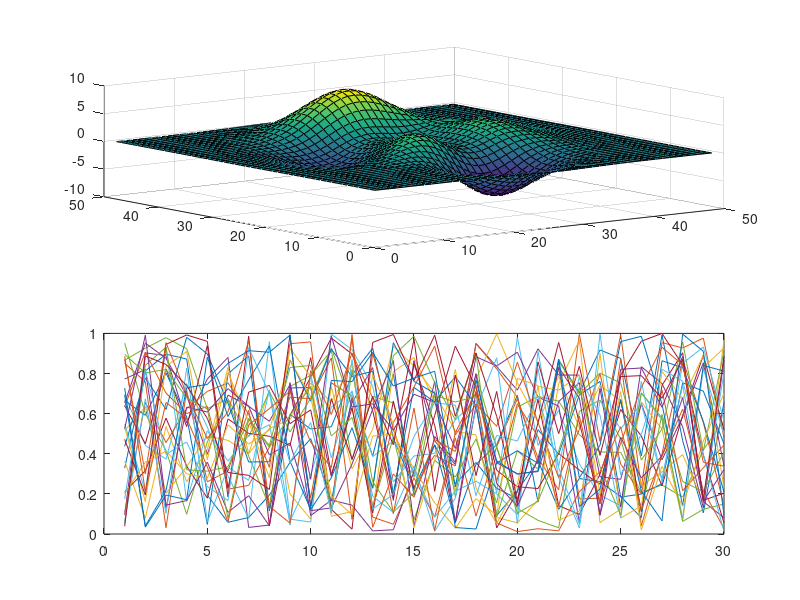

The MATLAB script that drew this image: (Note: this script raises an error after producing the figure.)
%=============================================================================
% Copyright (c) 2016-present Allan CORNET (Nelson)
%=============================================================================
% This file is part of the Nelson.
%=============================================================================
% LICENCE_BLOCK_BEGIN
% SPDX-License-Identifier: LGPL-3.0-or-later
% LICENCE_BLOCK_END
%=============================================================================
% <--ADV-CLI MODE-->
%=============================================================================
f = figure();
ax1 = subplot(2,1,1);
surf(peaks);
ax2 = subplot(2,1,2);
plot(rand(30));
%=============================================================================
F = getframe(ax1);
assert_istrue(isstruct(F));
f1 = figure();
imshow(F.cdata);
%=============================================================================
F = getframe(ax2);
assert_istrue(isstruct(F));
f1 = figure();
imshow(F.cdata);
%=============================================================================